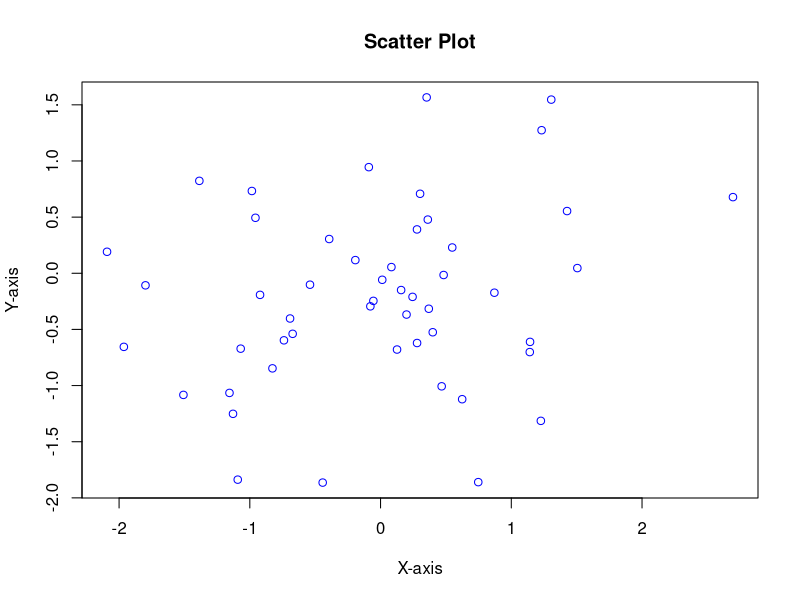
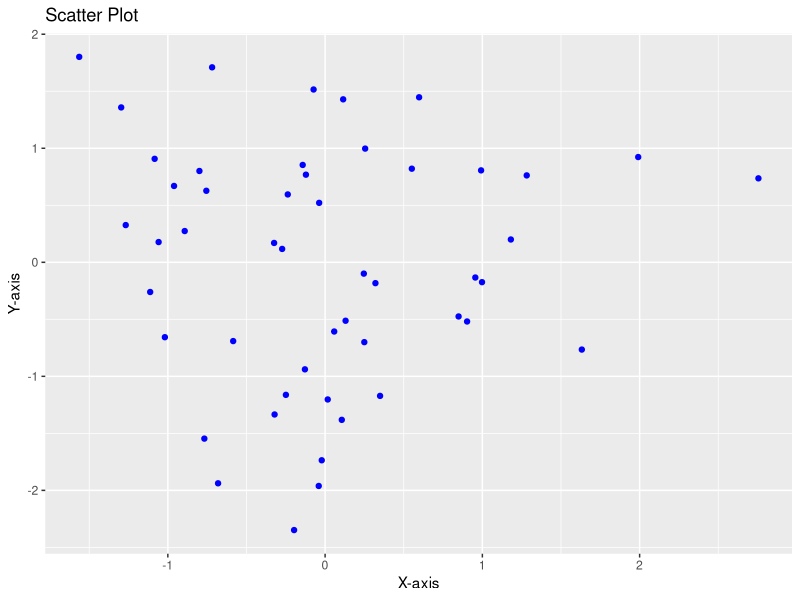

Write the R code that produced these figures, in order.
## ---- chunk 1
# Example of R code
     x <- c(1, 2, 3, 4, 5)
     y <- x * 2
     print(y)
## ---- chunk 2
# Example of R syntax
     x <- seq(1, 10)
     y <- x^2
     if (mean(y) > 20) {
       print("Mean is greater than 20")
     }
## ---- chunk 3
 # Example of R code
     x <- c(1, 2, 3, 4, 5)
     y <- x * 2
     print(y)
## ---- chunk 4
# Example of creating a numeric vector in R
num_vector <- c(1, 2, 3, 4, 5)
## ---- chunk 5
# Example of creating a matrix in R
mat <- matrix(1:9, nrow = 3, ncol = 3)
## ---- chunk 6
# Example of creating a list in R
my_list <- list("apple", 42, c(1, 2, 3), TRUE)
## ---- chunk 7
# Example of creating a data frame in R
df <- data.frame(name = c("Alice", "Bob", "Carol"),
        age = c(25, 30, 35), height = c(162, 175, 168))
## ---- chunk 8
# Example of filtering rows using base R functions
df <- data.frame(name = c("Alice", "Bob", "Carol",        "David"),age = c(25, 30, 35, 28), height = c(162, 175,   168, 172))

# Filter rows where age is greater than 27
filtered_df <- df[df$age > 27, ]
## ---- chunk 9
# Example of filtering rows using dplyr
library(dplyr)

df <- data.frame(name = c("Alice", "Bob", "Carol",        "David"),age = c(25, 30, 35, 28),height = c(162, 175,   168, 172))

# Filter rows where age is greater than 27
filtered_df <- df %>% filter(age > 27)
head(filtered_df)
## ---- chunk 10
# Example of a scatter plot using base R plotting
df <- data.frame(x = rnorm(50), y = rnorm(50))

plot(df$x, df$y, main = "Scatter Plot", xlab = "X-axis", ylab = "Y-axis", col = "blue")
## ---- chunk 11
# Example of a scatter plot using ggplot2
library(ggplot2)

df <- data.frame(x = rnorm(50), y = rnorm(50))

ggplot(df, aes(x = x, y = y)) +
    geom_point(color = "blue") +
    ggtitle("Scatter Plot") +
    xlab("X-axis") +
    ylab("Y-axis")
